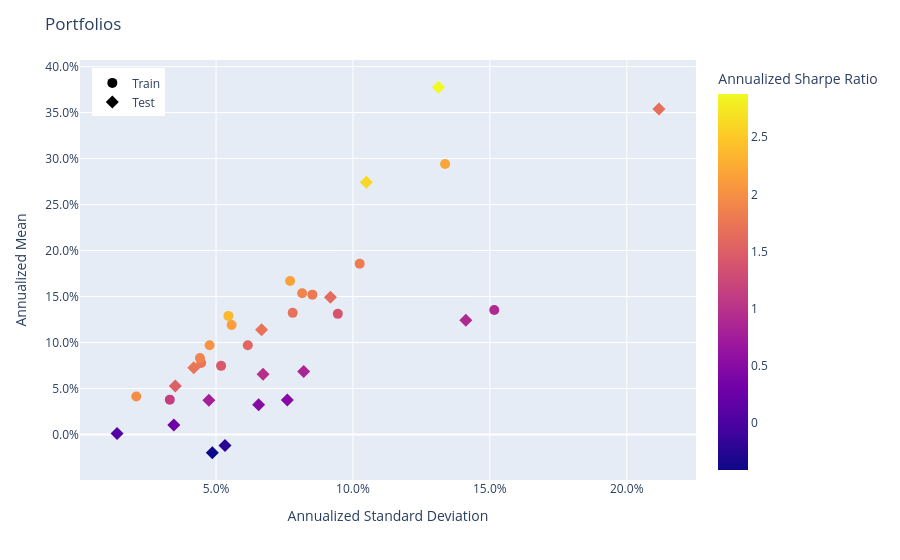

The notebook cell saved with this chart:
### Code cell
population.plot_measures(
    x=RiskMeasure.ANNUALIZED_STANDARD_DEVIATION,
    y=PerfMeasure.ANNUALIZED_MEAN,
    color_scale=RatioMeasure.ANNUALIZED_SHARPE_RATIO,
    hover_measures=[RiskMeasure.MAX_DRAWDOWN, RatioMeasure.ANNUALIZED_SORTINO_RATIO],
)

### Figure 1 — Plotly figure (JSON) as saved in the notebook; plotly's stock layout.template omitted (floating-point values rounded to 4 significant figures)
{"data": [{"customdata": [["Train", 0.02718, 2.882, 2.035], ["Train", 0.02086, 1.656, 1.144], ["Train", 0.02971, 1.995, 1.439], ["Train", 0.05091, 2.535, 1.785], ["Train", 0.02905, 3.483, 2.365], ["Train", 0.03525, 3.002, 2.165], ["Train", 0.02633, 2.088, 1.388], ["Train", 0.04105, 2.781, 1.885], ["Train", 0.03192, 3.136, 2.139], ["Train", 0.04632, 2.453, 1.695], ["Train", 0.02, 2.621, 1.744], ["Train", 0.02264, 2.781, 1.883], ["Train", 0.04323, 2.21, 1.574], ["Train", 0.08022, 2.685, 1.811], ["Train", 0.154, 1.317, 0.8932], ["Train", 0.1046, 3.133, 2.2], ["Train", 0.01571, 2.746, 1.976]], "hovertemplate": "<b>%{hovertext}</b><br><br>tag=%{customdata[0]}<br>Annualized Standard Deviation=%{x:.3f}<br>Annualized Mean=%{y:.3f}<br>MAX Drawdown=%{customdata[1]:.3f}<br>Annualized Sortino Ratio=%{customdata[2]:.3f}<br>Annualized Sharpe Ratio=%{marker.color:.3f}<extra></extra>", "hovertext": ["Fold 0", "Fold 1", "Fold 2", "Fold 3", "Fold 4", "Fold 5", "Fold 6", "Fold 7", "Fold 8", "Fold 9", "Fold 10", "Fold 11", "Fold 12", "Fold 13", "Fold 14", "Fold 15", "Fold 16"], "legendgroup": "Train", "marker": {"color": [2.035, 1.144, 1.439, 1.785, 2.365, 2.165, 1.388, 1.885, 2.139, 1.695, 1.744, 1.883, 1.574, 1.811, 0.8932, 2.2, 1.976], "coloraxis": "coloraxis", "size": 10, "symbol": "circle"}, "mode": "markers", "name": "Train", "orientation": "v", "showlegend": true, "type": "scatter", "x": [0.04765, 0.03311, 0.05184, 0.08518, 0.05452, 0.07704, 0.09447, 0.08145, 0.05569, 0.07799, 0.04457, 0.04411, 0.06159, 0.1025, 0.1516, 0.1337, 0.02086], "xaxis": "x", "y": [0.09697, 0.03787, 0.07459, 0.152, 0.1289, 0.1668, 0.1312, 0.1535, 0.1191, 0.1322, 0.07774, 0.08306, 0.09696, 0.1855, 0.1354, 0.2941, 0.04123], "yaxis": "y"}, {"customdata": [["Test", 0.03426, -0.573, -0.4085], ["Test", 0.03261, 0.4321, 0.2968], ["Test", 0.02322, 2.374, 1.708], ["Test", 0.04517, 3.818, 2.615], ["Test", 0.06055, 2.444, 1.626], ["Test", 0.02892, 1.38, 0.9766], ["Test", 0.04528, 1.263, 0.8349], ["Test", 0.02921, -0.299, -0.2276], ["Test", 0.01767, 1.077, 0.7834], ["Test", 0.04518, 0.7205, 0.4939], ["Test", 0.01828, 2.557, 1.735], ["Test", 0.02552, 2.241, 1.501], ["Test", 0.04035, 0.622, 0.4917], ["Test", 0.09653, 1.112, 0.8803], ["Test", 0.06644, 4.291, 2.876], ["Test", 0.1329, 2.309, 1.671], ["Test", 0.003781, 0.09178, 0.07241]], "hovertemplate": "<b>%{hovertext}</b><br><br>tag=%{customdata[0]}<br>Annualized Standard Deviation=%{x:.3f}<br>Annualized Mean=%{y:.3f}<br>MAX Drawdown=%{customdata[1]:.3f}<br>Annualized Sortino Ratio=%{customdata[2]:.3f}<br>Annualized Sharpe Ratio=%{marker.color:.3f}<extra></extra>", "hovertext": ["Fold 0", "Fold 1", "Fold 2", "Fold 3", "Fold 4", "Fold 5", "Fold 6", "Fold 7", "Fold 8", "Fold 9", "Fold 10", "Fold 11", "Fold 12", "Fold 13", "Fold 14", "Fold 15", "Fold 16"], "legendgroup": "Test", "marker": {"color": [-0.4085, 0.2968, 1.708, 2.615, 1.626, 0.9766, 0.8349, -0.2276, 0.7834, 0.4939, 1.735, 1.501, 0.4917, 0.8803, 2.876, 1.671, 0.07241], "coloraxis": "coloraxis", "size": 10, "symbol": "diamond"}, "mode": "markers", "name": "Test", "orientation": "v", "showlegend": true, "type": "scatter", "x": [0.04864, 0.03457, 0.06663, 0.1049, 0.09178, 0.06717, 0.08201, 0.05326, 0.04738, 0.07604, 0.04186, 0.03512, 0.06556, 0.1412, 0.1313, 0.2118, 0.01384], "xaxis": "x", "y": [-0.01987, 0.01026, 0.1138, 0.2743, 0.1492, 0.06559, 0.06847, -0.01212, 0.03712, 0.03756, 0.07264, 0.0527, 0.03223, 0.1243, 0.3775, 0.3539, 0.001002], "yaxis": "y"}], "layout": {"coloraxis": {"colorbar": {"title": {"text": "Annualized Sharpe Ratio"}}, "colorscale": [[0, "#0d0887"], [0.1111, "#46039f"], [0.2222, "#7201a8"], [0.3333, "#9c179e"], [0.4444, "#bd3786"], [0.5556, "#d8576b"], [0.6667, "#ed7953"], [0.7778, "#fb9f3a"], [0.8889, "#fdca26"], [1, "#f0f921"]]}, "legend": {"title": {}, "tracegroupgap": 0, "x": 0.02, "xanchor": "left", "y": 0.98, "yanchor": "top"}, "margin": {"t": 60}, "title": {"text": "Portfolios"}, "xaxis": {"anchor": "y", "domain": [0, 1], "tickformat": ",.1%", "title": {"text": "Annualized Standard Deviation"}}, "yaxis": {"anchor": "x", "domain": [0, 1], "tickformat": ",.1%", "title": {"text": "Annualized Mean"}}}}
